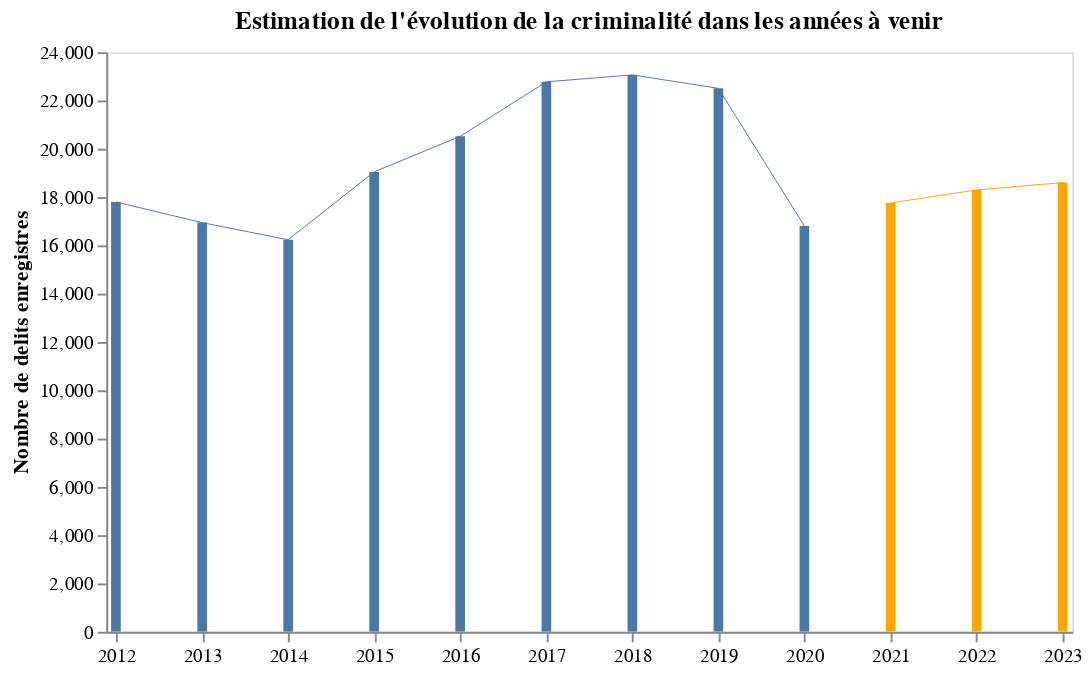

The cell this chart's notebook holds for it:
### Code cell
base = alt.Chart(df_fcast).mark_bar(color="orange").encode(
    x='date:T',
    y='delits:Q'
)

vols_visualisation = alt.Chart(vols.reset_index(drop=True)).encode(
    alt.X("Annee", axis=alt.Axis(title="", grid=False)),
    alt.Y("Delits enregistres:Q", axis=alt.Axis(title="Nombre de delits enregistres", grid=False)),
    ).properties(
        title="Estimation de l'évolution de la criminalité dans les années à venir",
        width=500,
        height=300,
    )

base + base.transform_loess("date", "delits").mark_line(color =  'orange', size=0.5).encode().interactive() + vols_visualisation.mark_bar() + vols_visualisation.transform_loess("Annee", "Delits enregistres").mark_line(size=0.5).encode().interactive()

### Figure 1 — Vega-Lite specification as saved in the notebook (floating-point values rounded to 4 significant figures)
{"config": {"view": {"continuousWidth": 400, "continuousHeight": 300}}, "layer": [{"mark": {"type": "bar", "color": "orange"}, "encoding": {"x": {"type": "temporal", "field": "date"}, "y": {"type": "quantitative", "field": "delits"}}}, {"mark": {"type": "line", "color": "orange", "size": 0.5}, "encoding": {"x": {"type": "temporal", "field": "date"}, "y": {"type": "quantitative", "field": "delits"}}, "selection": {"selector007": {"type": "interval", "bind": "scales", "encodings": ["x", "y"]}}, "transform": [{"loess": "delits", "on": "date"}]}, {"data": {"name": "data-9eae6fbd9f5872e46b3b835c5c30ecee"}, "mark": "bar", "encoding": {"x": {"type": "temporal", "axis": {"grid": false, "title": ""}, "field": "Annee"}, "y": {"type": "quantitative", "axis": {"grid": false, "title": "Nombre de delits enregistres"}, "field": "Delits enregistres"}}, "height": 300, "title": "Estimation de l'évolution de la criminalité dans les années à venir", "width": 500}, {"data": {"name": "data-9eae6fbd9f5872e46b3b835c5c30ecee"}, "mark": {"type": "line", "size": 0.5}, "encoding": {"x": {"type": "temporal", "axis": {"grid": false, "title": ""}, "field": "Annee"}, "y": {"type": "quantitative", "axis": {"grid": false, "title": "Nombre de delits enregistres"}, "field": "Delits enregistres"}}, "height": 300, "selection": {"selector008": {"type": "interval", "bind": "scales", "encodings": ["x", "y"]}}, "title": "Estimation de l'évolution de la criminalité dans les années à venir", "transform": [{"loess": "Delits enregistres", "on": "Annee"}], "width": 500}], "data": {"name": "data-c600464c927315d9803022b92925cd87"}, "$schema": "https://vega.github.io/schema/vega-lite/v4.8.1.json", "datasets": {"data-c600464c927315d9803022b92925cd87": [{"delits": 17750.0, "date": "2021-01-01T00:00:00"}, {"delits": 18290.0, "date": "2022-01-01T00:00:00"}, {"delits": 18600.0, "date": "2023-01-01T00:00:00"}], "data-9eae6fbd9f5872e46b3b835c5c30ecee": [{"Type de crime": "Vols", "Annee": "2012-01-01T00:00:00", "Delits enregistres": 17796}, {"Type de crime": "Vols", "Annee": "2013-01-01T00:00:00", "Delits enregistres": 16942}, {"Type de crime": "Vols", "Annee": "2014-01-01T00:00:00", "Delits enregistres": 16233}, {"Type de crime": "Vols", "Annee": "2015-01-01T00:00:00", "Delits enregistres": 19042}, {"Type de crime": "Vols", "Annee": "2016-01-01T00:00:00", "Delits enregistres": 20516}, {"Type de crime": "Vols", "Annee": "2017-01-01T00:00:00", "Delits enregistres": 22772}, {"Type de crime": "Vols", "Annee": "2018-01-01T00:00:00", "Delits enregistres": 23058}, {"Type de crime": "Vols", "Annee": "2019-01-01T00:00:00", "Delits enregistres": 22503}, {"Type de crime": "Vols", "Annee": "2020-01-01T00:00:00", "Delits enregistres": 16805}]}}
